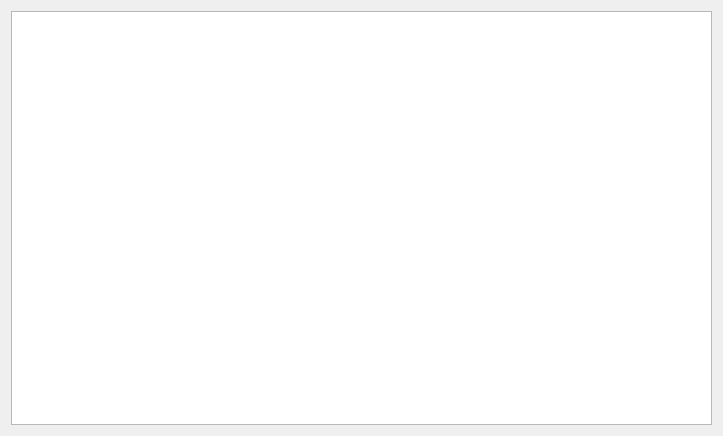
<?xml version="1.0" encoding="UTF-8"?>
<ui version="4.0">
 <class>frmHighscore</class>
 <widget class="QDialog" name="frmHighscore">
  <property name="geometry">
   <rect>
    <x>0</x>
    <y>0</y>
    <width>723</width>
    <height>436</height>
   </rect>
  </property>
  <property name="windowTitle">
   <string>Dialog</string>
  </property>
  <layout class="QHBoxLayout" name="horizontalLayout">
   <item>
    <widget class="QTableView" name="tableView"/>
   </item>
  </layout>
 </widget>
 <resources/>
 <connections/>
</ui>
